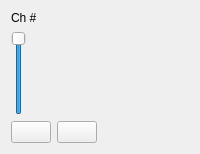
<?xml version="1.0" encoding="UTF-8"?>
<ui version="4.0">
 <class>ChannelWidget</class>
 <widget class="QWidget" name="ChannelWidget">
  <property name="windowTitle">
   <string>Form</string>
  </property>
  <layout class="QVBoxLayout" name="verticalLayout">
   <item>
    <widget class="QLabel" name="title">
     <property name="text">
      <string>Ch #</string>
     </property>
    </widget>
   </item>
   <item>
    <layout class="QHBoxLayout" name="horizontalLayout">
     <item>
      <widget class="QSlider" name="volumeBar">
       <property name="maximum">
        <number>100</number>
       </property>
       <property name="value">
        <number>100</number>
       </property>
       <property name="orientation">
        <enum>Qt::Orientation::Vertical</enum>
       </property>
      </widget>
     </item>
     <item>
      <widget class="SoundMeterBar" name="soundMeterBar" native="true"/>
     </item>
    </layout>
   </item>
   <item>
    <layout class="QHBoxLayout" name="horizontalLayout_2">
     <item>
      <widget class="QPushButton" name="muteButton">
       <property name="toolTip">
        <string>Mute channel</string>
       </property>
       <property name="text">
        <string/>
       </property>
       <property name="checkable">
        <bool>true</bool>
       </property>
      </widget>
     </item>
     <item>
      <widget class="QPushButton" name="soloButton">
       <property name="toolTip">
        <string>Solo channel</string>
       </property>
       <property name="text">
        <string/>
       </property>
       <property name="checkable">
        <bool>true</bool>
       </property>
      </widget>
     </item>
     <item>
      <spacer name="horizontalSpacer_2">
       <property name="orientation">
        <enum>Qt::Orientation::Horizontal</enum>
       </property>
       <property name="sizeHint" stdset="0">
        <size>
         <width>0</width>
         <height>0</height>
        </size>
       </property>
      </spacer>
     </item>
    </layout>
   </item>
  </layout>
 </widget>
 <customwidgets>
  <customwidget>
   <class>SoundMeterBar</class>
   <extends>QWidget</extends>
   <header>sound-meter-bar.h</header>
   <container>1</container>
  </customwidget>
 </customwidgets>
 <resources/>
 <connections/>
</ui>
